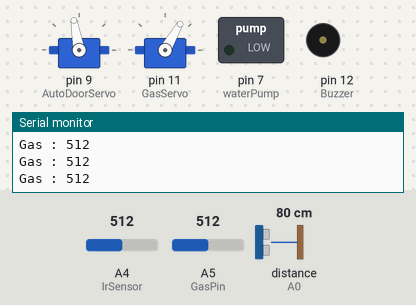
Recording of a sketch running on a simulated Arduino Uno, built with avr-gcc and run on an emulated ATmega328P. Parts: 2 × servo, switched loads named in the sketch (green lamp = pin HIGH), buzzer (waves = sounding, pin HIGH), the last lines printed to the serial monitor. Wiring (inferred from the names in the program): ultrasonic range finder: trigger A2; echo A0. The test bench sets the inputs (shaded band); at power-on: A4 (IrSensor) = 512, A5 (GasPin) = 512, distance to the obstacle (sensor on A0) 80 cm. The echo pulse lasts 58.3 µs per cm; the modem accepts every AT command (registered, SIM ready, sends succeed) and sends nothing else; pins used as bus, display or sensor lines are not drawn.

Above: at 1.2 s.
1.3 s: A4 (IrSensor) set to 213
2.8 s: A4 (IrSensor) set to 192
At 4.0 s:
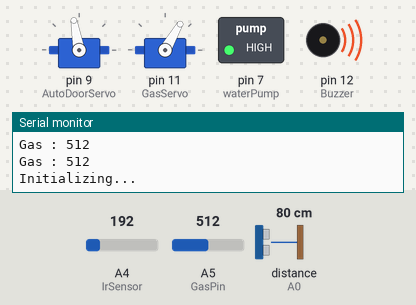
Timing chart, 0 to 5.8 s (numbered marks = the images above; inputs shaded):
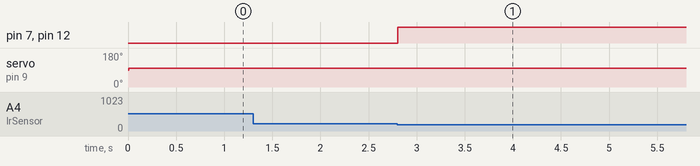

Measured:
- the behaviour switches between 201 and 200 on A4 (IrSensor) (found by bisection; images 0 and 1)
- after the input at 2.8 s, pin 7 (waterPump), pin 12 (Buzzer): LOW → HIGH at once

The sketch:

Ultra_Door_Fire_Call_Gas.ino
```cpp
#include <Servo.h>
Servo AutoDoorServo;
Servo GasServo;


int trigPinA =A2;
int echoPinA =A0; //Should Be analog
int distanceA;
long durationA;

int Buzzer = 12;

int IrSensor = A4;
int IrState = 0;

//Gas Sensor
int GasPin = A5;
int GasState = 0;
int GasFlag = 0;


int GasDoorOpen = 0;
int GasDoorClose = 60;

int waterPump = 7;


//Call Function
#include <SoftwareSerial.h>
SoftwareSerial mySerial(3, 2);


void setup(){
 Serial.begin(9600);
 pinMode(trigPinA,OUTPUT);
 pinMode(echoPinA,INPUT);
 pinMode(Buzzer, OUTPUT);
 pinMode(waterPump, OUTPUT);

 AutoDoorServo.attach(9);

 pinMode(GasPin, INPUT);
 GasServo.attach(11);
 GasServo.write(GasDoorClose);


}


void loop() {

digitalWrite(trigPinA,LOW);
delayMicroseconds(2);
digitalWrite(trigPinA,HIGH);
delayMicroseconds(10);
digitalWrite(trigPinA,LOW);
durationA=pulseIn(echoPinA,HIGH);
distanceA = durationA*0.034/2;


if(distanceA <= 15){
  AutoDoorServo.write(0);
  delay(2000);
}

else{
  AutoDoorServo.write(100);
  delay(15);
}


IrState = analogRead(IrSensor);
if(IrState <= 200){
  digitalWrite(Buzzer, HIGH);
  digitalWrite(waterPump, HIGH);


  //Fire Function Start-------------------------------------

  //Begin serial communication with Arduino and SIM800L
  mySerial.begin(9600);

  Serial.println("Initializing...");
  delay(1000);

  mySerial.println("AT"); //Once the handshake test is successful, i t will back to OK
  updateSerial();

  mySerial.println("ATD+ +8801821911454;"); //  change ZZ with country code and xxxxxxxxxxx with phone number to dial
  updateSerial();
  delay(20000); // wait for 20 seconds...
  mySerial.println("ATH"); //hang up
  updateSerial();
  }


else if(IrState > 200){
  digitalWrite(Buzzer, LOW);
  digitalWrite(waterPump, LOW);
}


//Serial.println(distanceA);
//Serial.println(IrState);


// Gas start --------------------------------
  GasState = analogRead(GasPin);

  Serial.print("Gas : ");
  Serial.println(GasState);


  if(GasState <= 200 && GasFlag == 0){

    digitalWrite(Buzzer, HIGH);
    GasServo.write(GasDoorOpen);
    delay(3000);
    digitalWrite(Buzzer, LOW);
    GasServo.write(GasDoorClose);
    delay(15);
    GasFlag = 1;
  }


  else if(GasState >= 350){
    GasFlag = 0;
    delay(15);
  }


}// Void Lopp End


void updateSerial()
{
  delay(500);
  while (Serial.available())
  {
    mySerial.write(Serial.read());//Forward what Serial received to Software Serial Port
  }
  while(mySerial.available())
  {
    Serial.write(mySerial.read());//Forward what Software Serial received to Serial Port
  }
}
```
